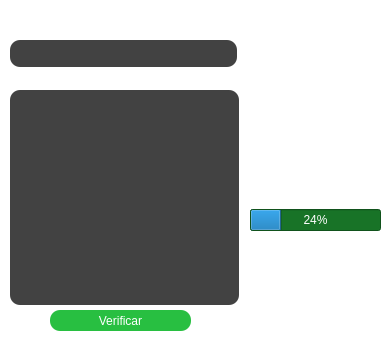
<?xml version="1.0" encoding="UTF-8"?>
<ui version="4.0">
 <class>Dialog</class>
 <widget class="QDialog" name="Dialog">
  <property name="geometry">
   <rect>
    <x>0</x>
    <y>0</y>
    <width>383</width>
    <height>339</height>
   </rect>
  </property>
  <property name="windowTitle">
   <string>Detector de Noticias falsas</string>
  </property>
  <property name="styleSheet">
   <string notr="true">*{
 color:  white;
 background: rgba(0 , 0, 0, 0);
}</string>
  </property>
  <widget class="QWidget" name="verticalLayoutWidget_2">
   <property name="geometry">
    <rect>
     <x>250</x>
     <y>130</y>
     <width>131</width>
     <height>101</height>
    </rect>
   </property>
   <layout class="QVBoxLayout" name="ResultadosFinales">
    <item>
     <widget class="QLabel" name="titulo_1">
      <property name="text">
       <string>Noticia es:</string>
      </property>
     </widget>
    </item>
    <item>
     <widget class="QLabel" name="Resultado">
      <property name="styleSheet">
       <string notr="true">QLabel{
 color: &quot;red&quot;;
}</string>
      </property>
      <property name="text">
       <string/>
      </property>
     </widget>
    </item>
    <item>
     <widget class="QLabel" name="titulo_2">
      <property name="text">
       <string>Porcentaje de validez:</string>
      </property>
     </widget>
    </item>
    <item>
     <widget class="QProgressBar" name="progressBar">
      <property name="styleSheet">
       <string notr="true">QProgressBar{
 background: rgba(24, 115, 39);
}</string>
      </property>
      <property name="value">
       <number>24</number>
      </property>
     </widget>
    </item>
   </layout>
  </widget>
  <widget class="QPushButton" name="verificar">
   <property name="geometry">
    <rect>
     <x>50</x>
     <y>310</y>
     <width>141</width>
     <height>21</height>
    </rect>
   </property>
   <property name="cursor">
    <cursorShape>PointingHandCursor</cursorShape>
   </property>
   <property name="styleSheet">
    <string notr="true">QPushButton{
 border-radius: 10%;
background: rgb(40, 191, 65);
}
QPushButton:hover{
 border-radius: 10%;
 background: rgba(24, 115, 39);
 color: white;
}</string>
   </property>
   <property name="text">
    <string>Verificar</string>
   </property>
  </widget>
  <widget class="QPlainTextEdit" name="datos">
   <property name="geometry">
    <rect>
     <x>10</x>
     <y>90</y>
     <width>229</width>
     <height>215</height>
    </rect>
   </property>
   <property name="styleSheet">
    <string notr="true">QPlainTextEdit{
 border-radius: 10%;
 background:  rgba(66, 66, 66);
}</string>
   </property>
  </widget>
  <widget class="QLabel" name="titulo_inferior">
   <property name="geometry">
    <rect>
     <x>10</x>
     <y>70</y>
     <width>227</width>
     <height>16</height>
    </rect>
   </property>
   <property name="text">
    <string>Ingrese la noticia a evaluar:</string>
   </property>
  </widget>
  <widget class="QPlainTextEdit" name="titulo">
   <property name="geometry">
    <rect>
     <x>10</x>
     <y>40</y>
     <width>227</width>
     <height>27</height>
    </rect>
   </property>
   <property name="styleSheet">
    <string notr="true">QPlainTextEdit{
 border-radius: 10%;
 background: rgba(66, 66, 66);
}</string>
   </property>
  </widget>
  <widget class="QLabel" name="titulo_superior">
   <property name="geometry">
    <rect>
     <x>10</x>
     <y>0</y>
     <width>227</width>
     <height>49</height>
    </rect>
   </property>
   <property name="layoutDirection">
    <enum>Qt::LeftToRight</enum>
   </property>
   <property name="text">
    <string>Ingrese el titulo del articulo:</string>
   </property>
   <property name="alignment">
    <set>Qt::AlignJustify|Qt::AlignVCenter</set>
   </property>
  </widget>
 </widget>
 <resources/>
 <connections/>
</ui>
